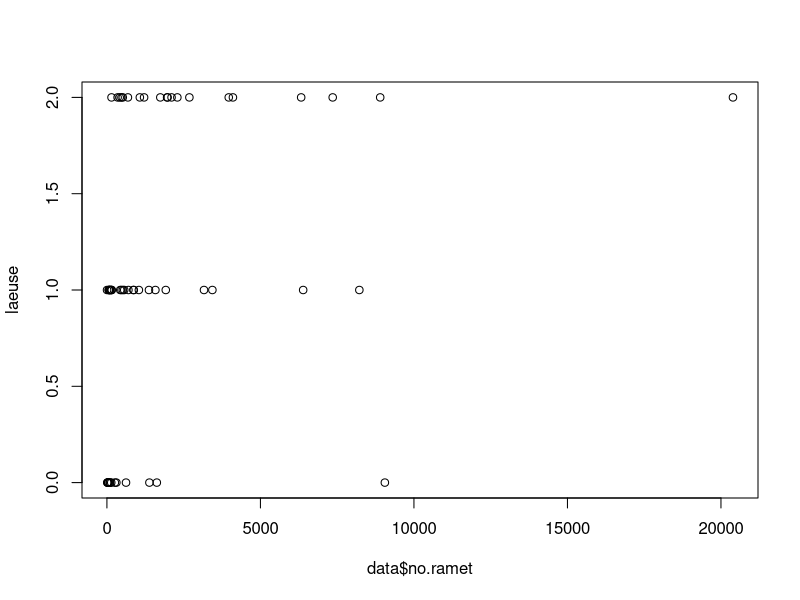
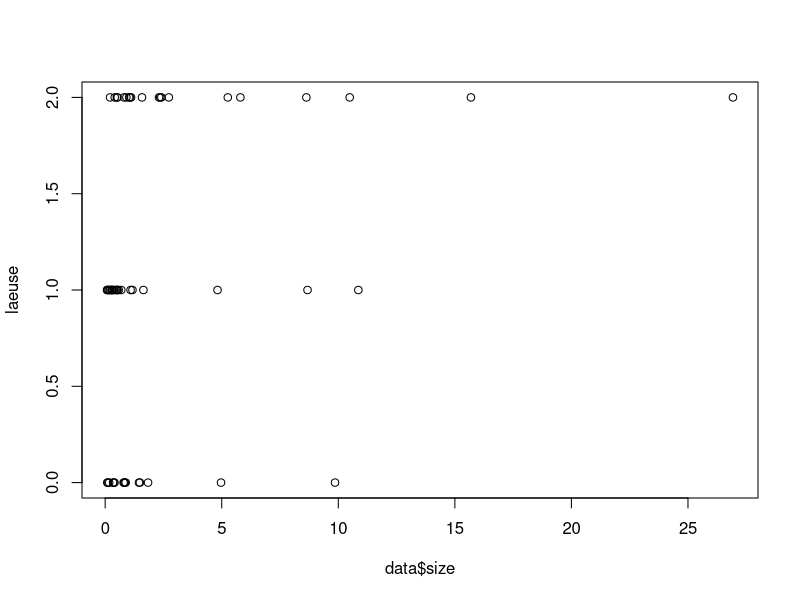
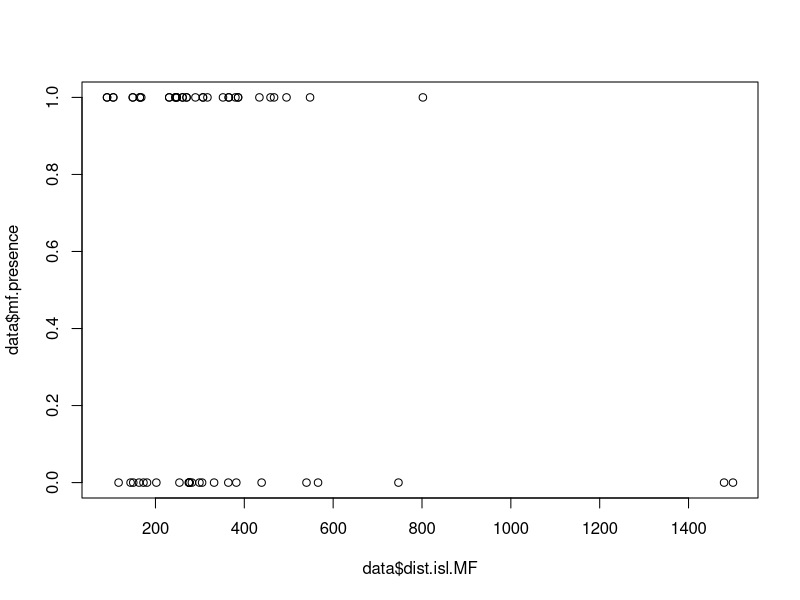
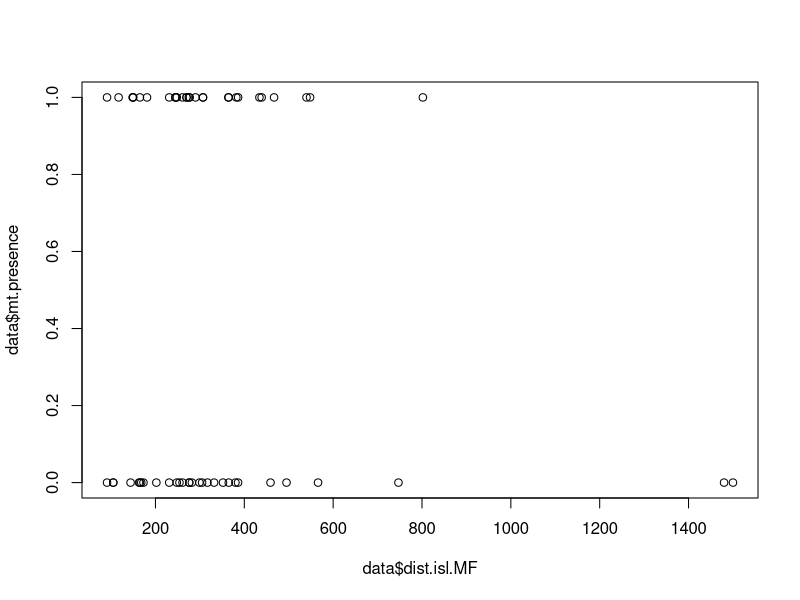
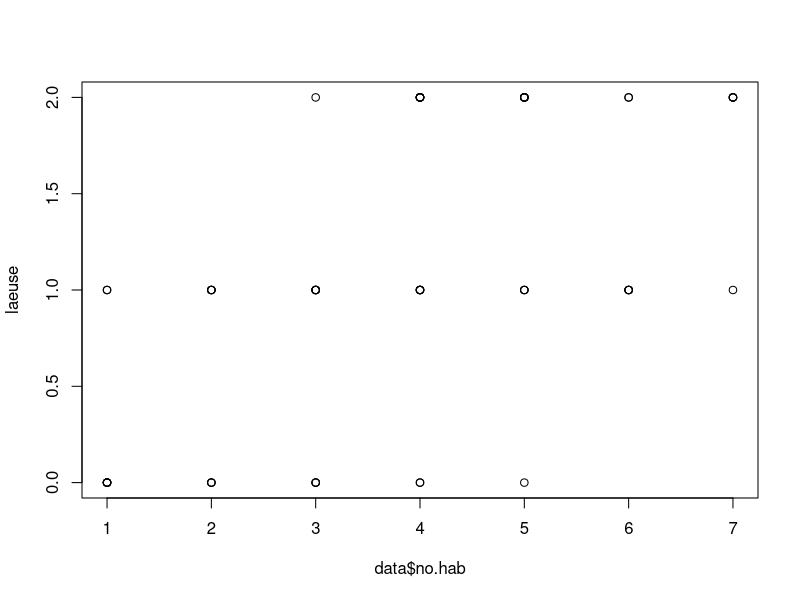
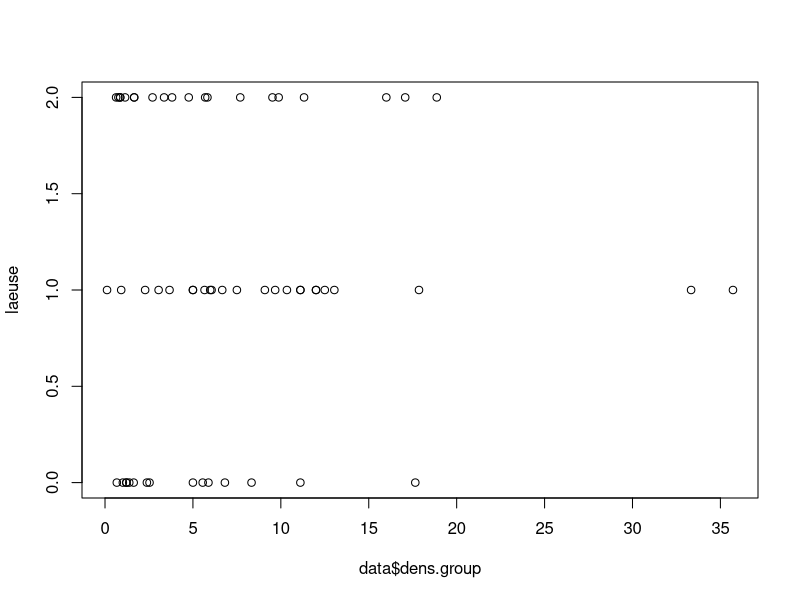
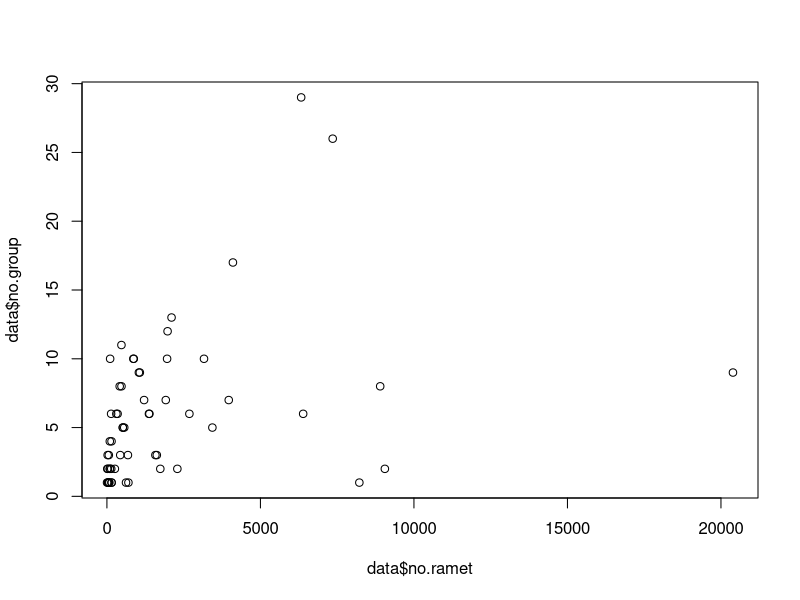
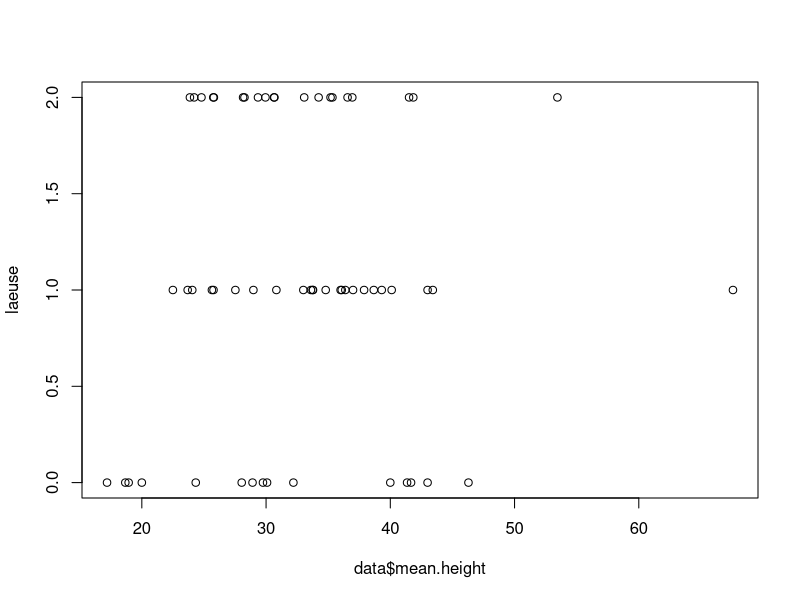

R code for these plots, in order:
########   Blattläuse auf Inseln P3 ##########

data = read.csv('data/islands.csv')
laeuse = data$mf.presence + data$mt.presence
plot(data$no.ramet, laeuse)
plot(data$size, laeuse) # makes sense
plot(data$dist.isl.MF, data$mf.presence)
plot(data$dist.isl.MF, data$mt.presence)
plot(data$no.hab, laeuse) # useable
plot(data$dens.group, laeuse) #useable
plot(data$no.ramet, data$no.group)
# histogramm für trees und läuse
plot(data$mean.height, laeuse) # useable
plot(data$dist.group, laeuse) #useable
plot(data$mt.presence, data$mf.presence) # anders plotten

